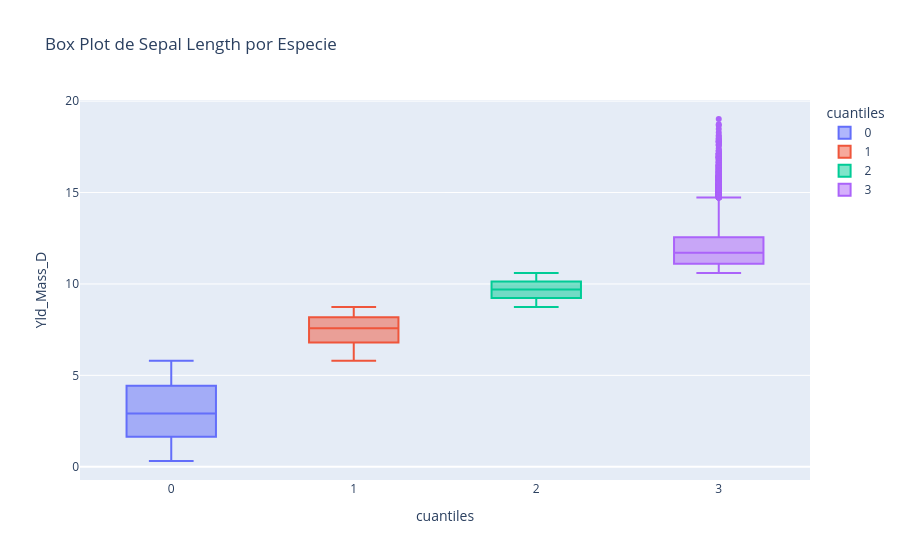

Write notebook code for a chart like this one.
### Code cell
# Crear un box plot
fig = px.box(gdf_rindes_lote10,
             x='cuantiles',
             y='Yld_Mass_D',
             color='cuantiles',
             title='Box Plot de Sepal Length por Especie',
             )
fig.show()

### Figure 1 — Plotly figure (JSON) as saved in the notebook; plotly's stock layout.template omitted (floating-point values rounded to 4 significant figures; data arrays with more than 128 entries replaced by an {"elided": "..."} marker saying what was removed)
{"data": [{"alignmentgroup": "True", "hovertemplate": "cuantiles=%{x}<br>Yld_Mass_D=%{y}<extra></extra>", "legendgroup": "0", "marker": {"color": "#636efa"}, "name": "0", "notched": false, "offsetgroup": "0", "orientation": "v", "showlegend": true, "type": "box", "x": {"elided": "11418 int values"}, "x0": " ", "xaxis": "x", "y": {"elided": "11418 float values"}, "y0": " ", "yaxis": "y"}, {"alignmentgroup": "True", "hovertemplate": "cuantiles=%{x}<br>Yld_Mass_D=%{y}<extra></extra>", "legendgroup": "1", "marker": {"color": "#EF553B"}, "name": "1", "notched": false, "offsetgroup": "1", "orientation": "v", "showlegend": true, "type": "box", "x": {"elided": "11376 int values"}, "x0": " ", "xaxis": "x", "y": {"elided": "11376 float values"}, "y0": " ", "yaxis": "y"}, {"alignmentgroup": "True", "hovertemplate": "cuantiles=%{x}<br>Yld_Mass_D=%{y}<extra></extra>", "legendgroup": "2", "marker": {"color": "#00cc96"}, "name": "2", "notched": false, "offsetgroup": "2", "orientation": "v", "showlegend": true, "type": "box", "x": {"elided": "11447 int values"}, "x0": " ", "xaxis": "x", "y": {"elided": "11447 float values"}, "y0": " ", "yaxis": "y"}, {"alignmentgroup": "True", "hovertemplate": "cuantiles=%{x}<br>Yld_Mass_D=%{y}<extra></extra>", "legendgroup": "3", "marker": {"color": "#ab63fa"}, "name": "3", "notched": false, "offsetgroup": "3", "orientation": "v", "showlegend": true, "type": "box", "x": {"elided": "11447 int values"}, "x0": " ", "xaxis": "x", "y": {"elided": "11447 float values"}, "y0": " ", "yaxis": "y"}], "layout": {"boxmode": "overlay", "legend": {"title": {"text": "cuantiles"}, "tracegroupgap": 0}, "title": {"text": "Box Plot de Sepal Length por Especie"}, "xaxis": {"anchor": "y", "categoryarray": [0, 1, 2, 3], "categoryorder": "array", "domain": [0, 1], "title": {"text": "cuantiles"}}, "yaxis": {"anchor": "x", "domain": [0, 1], "title": {"text": "Yld_Mass_D"}}}}
